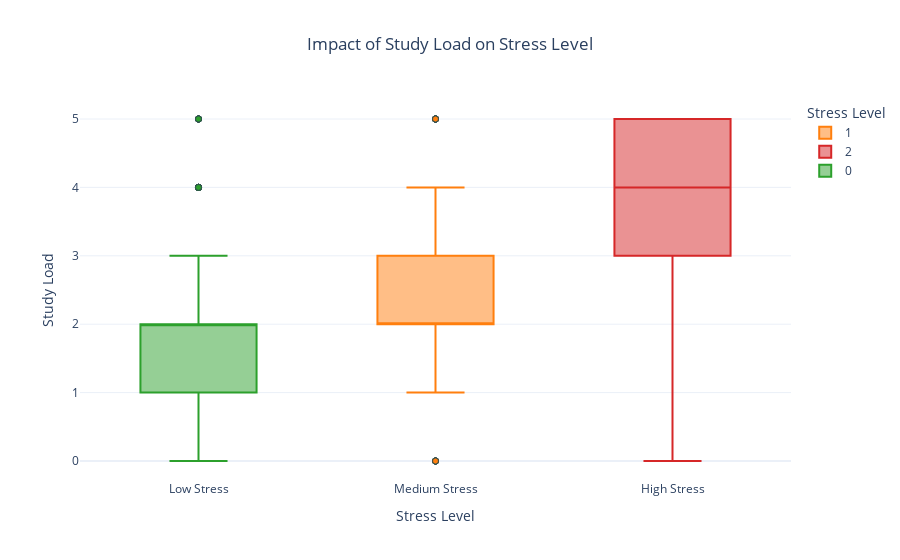

The cell this chart's notebook holds for it:
### Markdown cell above
### Impact of Study Load on Stress Level

### Code cell
fig = px.box(
    df,
    x="stress_level",
    y="study_load",
    color="stress_level",   # Color by stress for visual clarity
    title="Impact of Study Load on Stress Level",
    labels={
        "stress_level": "Stress Level",
        "study_load": "Study Load (Hours / Intensity)"
    },
    color_discrete_map={
        0: "#2ca02c",  # Low Stress = Green
        1: "#ff7f0e",  # Medium Stress = Orange
        2: "#d62728"   # High Stress = Red
    }
)

fig.update_layout(
    title_x=0.5,  # Center the title
    template="plotly_white",
    xaxis=dict(
        tickmode="array",
        tickvals=[0,1,2],
        ticktext=["Low Stress", "Medium Stress", "High Stress"]
    ),
    yaxis_title="Study Load",
    legend_title_text="Stress Level"
)

fig.update_traces(marker=dict(line=dict(width=1, color='DarkSlateGrey')))

fig.show()

### Figure 1 — Plotly figure (JSON) as saved in the notebook; plotly's stock layout.template omitted (floating-point values rounded to 4 significant figures; data arrays with more than 128 entries replaced by an {"elided": "..."} marker saying what was removed)
{"data": [{"alignmentgroup": "True", "hovertemplate": "Stress Level=%{x}<br>Study Load (Hours / Intensity)=%{y}<extra></extra>", "legendgroup": "1", "marker": {"color": "#ff7f0e", "line": {"color": "DarkSlateGrey", "width": 1}}, "name": "1", "notched": false, "offsetgroup": "1", "orientation": "v", "showlegend": true, "type": "box", "x": {"elided": "358 int values"}, "x0": " ", "xaxis": "x", "y": {"elided": "358 int values"}, "y0": " ", "yaxis": "y"}, {"alignmentgroup": "True", "hovertemplate": "Stress Level=%{x}<br>Study Load (Hours / Intensity)=%{y}<extra></extra>", "legendgroup": "2", "marker": {"color": "#d62728", "line": {"color": "DarkSlateGrey", "width": 1}}, "name": "2", "notched": false, "offsetgroup": "2", "orientation": "v", "showlegend": true, "type": "box", "x": {"elided": "369 int values"}, "x0": " ", "xaxis": "x", "y": {"elided": "369 int values"}, "y0": " ", "yaxis": "y"}, {"alignmentgroup": "True", "hovertemplate": "Stress Level=%{x}<br>Study Load (Hours / Intensity)=%{y}<extra></extra>", "legendgroup": "0", "marker": {"color": "#2ca02c", "line": {"color": "DarkSlateGrey", "width": 1}}, "name": "0", "notched": false, "offsetgroup": "0", "orientation": "v", "showlegend": true, "type": "box", "x": {"elided": "373 int values"}, "x0": " ", "xaxis": "x", "y": {"elided": "373 int values"}, "y0": " ", "yaxis": "y"}], "layout": {"boxmode": "overlay", "legend": {"title": {"text": "Stress Level"}, "tracegroupgap": 0}, "title": {"text": "Impact of Study Load on Stress Level", "x": 0.5}, "xaxis": {"anchor": "y", "categoryarray": [1, 2, 0], "categoryorder": "array", "domain": [0, 1], "tickmode": "array", "ticktext": ["Low Stress", "Medium Stress", "High Stress"], "tickvals": [0, 1, 2], "title": {"text": "Stress Level"}}, "yaxis": {"anchor": "x", "domain": [0, 1], "title": {"text": "Study Load"}}}}
